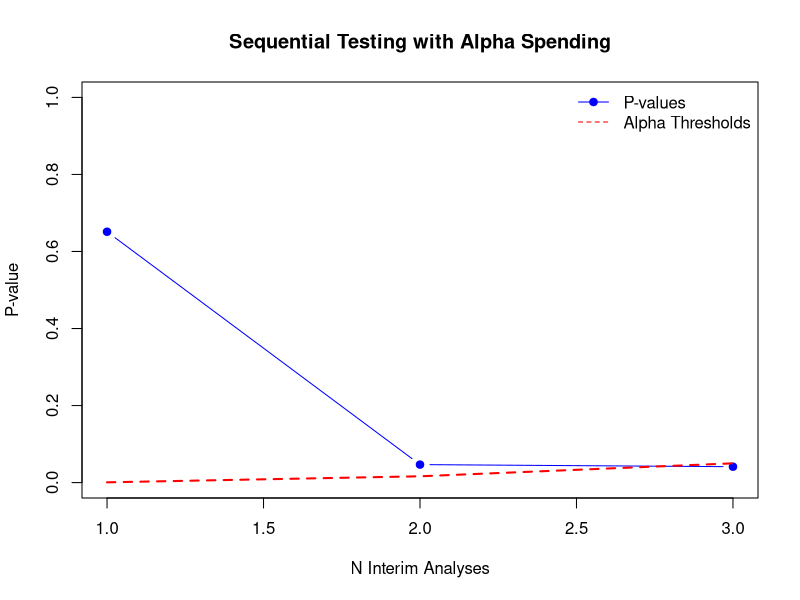

Source code (R):
## ---- chunk 1

# Examine line-by-lilne
# See how we simulate the data under the null hypothesis by drawing from a random normal distribution
# and how we then run a t-test on the data up to the n_th observation, as determined by the number of 
# interim analyses, we assume an equal number of observations at each "peek"

# Simulate family-wise error rate for sequential analyses

set.seed(42) # comment the seed if you want to see how the estimate varies with new iterations

# Parameters
n_simulations <- 1000  # Number of simulations
n_interim <- 3         # Number of interim analyses (peeks)
alpha <- 0.05          # Nominal alpha (Type I error rate)
n_observations<-100
type_I_errors <- numeric(n_simulations)  # Store Type I errors

# Simulate interim analyses
for (sim in 1:n_simulations) {
  # Simulate data for the entire experiment
  data <- rnorm(n_observations, mean = 0, sd = 1)  # Null hypothesis is true (mean = 0)
  
  p_values <- numeric(n_interim)  #  Store p-values for each interim analysis: Define an array of n_interim numeric values
  
  for (i in 1:n_interim) {
    
    # Perform a t-test on the current data against 0 (no effect). From observation 1 to the number of observations divided       by the number of interim analysis
    # we assume equal amount of data for each peek
    t_test <- t.test(data[1:((i/n_interim) * n_observations)], mu = 0)  # Incrementally analyze
    p_values[i] <- t_test$p.value
  }
  
  # Check if any p-value is below the nominal alpha
  type_I_errors[sim] <- any(p_values < alpha)
}

# Calculate family-wise error rate
family_wise_error_rate <- mean(type_I_errors)
cat("Family-wise error rate (FWER):", family_wise_error_rate, "\n")


## ---- chunk 2

# Parameters
alpha <- 0.05  # Total Type I error rate
n_interim <- 3 # Number of interim analyses
n_observations <- 100  # Total number of observations
effect_size <- 0.2  # Null hypothesis is true (mean = 0)

# Allocate alpha across analyses using O'Brien-Fleming alpha spending function
# for instance as found here: https://online.stat.psu.edu/stat509/lesson/9/9.5
obrien_fleming_spend <- function(t, alpha) {
    2 * (1 - pnorm(qnorm(1 - alpha/2) / sqrt(t)))
}

# Calculate information fractions and alpha spending
information_fractions <- seq(1, n_interim) / n_interim
alpha_spent <- sapply(information_fractions, function(t) obrien_fleming_spend(t, alpha))

# Plot the alpha_spent or boundary to decide whether we stop

# Simulate data
data <- rnorm(n_observations, mean = effect_size, sd = 1)

# Perform sequential testing with alpha spending
p_values <- numeric(n_interim)
for (i in 1:n_interim) {
  # Use cumulative data for each interim analysis
  interim_data <- data[1:((i/n_interim)* n_observations)]
  
  # Perform a t-test
  t_test <- t.test(interim_data, mu = 0)
  
  # Store the p-value
  p_values[i] <- t_test$p.value
}

# Plot p-values and alpha thresholds
plot(1:n_interim, p_values, type = "b", col = "blue", pch = 19,
     xlab = "N Interim Analyses", ylab = "P-value",
     main = "Sequential Testing with Alpha Spending",
     ylim = c(0,1)
)
lines(1:n_interim, alpha_spent, col = "red", lty = 2, lwd = 2)  # Add alpha thresholds

# Add legend
legend("topright", legend = c("P-values", "Alpha Thresholds"),
       col = c("blue", "red"), lty = c(1, 2), pch = c(19, NA), bty = "n")

